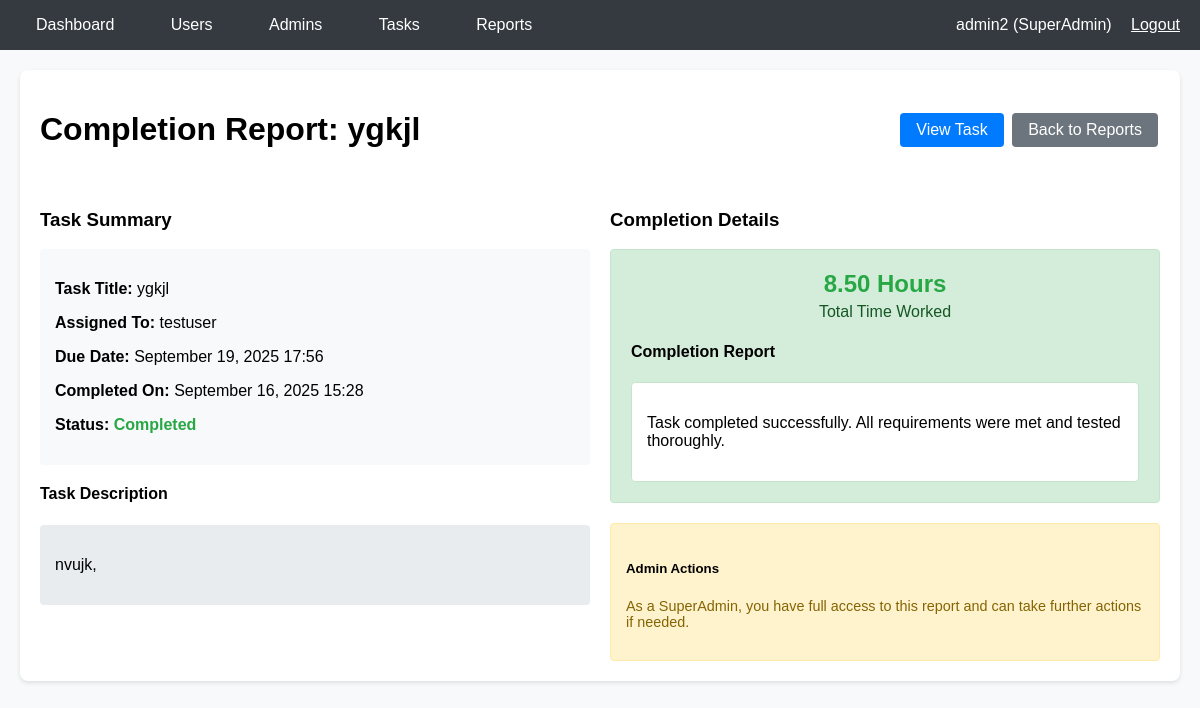
/panel/reports/2/ (signed in), run on the app's committed database.
### users/models.py (models this page shows, shortened)
class Users(AbstractUser):
    ROLE_CHOICES = [
        ('user', 'User'),
        ('admin', 'Admin'),
    ]
    email = models.EmailField(unique=True)
    role = models.CharField(max_length=20, choices=ROLE_CHOICES, default='user')
    admin = models.ForeignKey('self', on_delete=models.SET_NULL, null=True, blank=True, related_name='managed_users')

### tasks/models.py (models this page shows, shortened)
class Task(models.Model):
    STATUS_CHOICES = [
        ('pending', 'Pending'),
        ('in_progress', 'In Progress'),
        ('completed', 'Completed'),
    ]
    title = models.CharField(max_length=255)
    description = models.TextField()
    assigned_to = models.ForeignKey(settings.AUTH_USER_MODEL, on_delete=models.CASCADE, related_name='assigned_tasks')
    due_date = models.DateTimeField(null=True, blank=True)
    status = models.CharField(max_length=20, choices=STATUS_CHOICES, default='pending')
    completion_report = models.TextField(blank=True, null=True)
    created_at = models.DateTimeField(auto_now_add=True)
    updated_at = models.DateTimeField(auto_now=True)
    worked_hours = models.DecimalField(max_digits=5, decimal_places=2, default=0)

### tasks/admin_views.py (the view)
# urls.py: path('reports/<int:task_id>/', admin_views.report_detail, name='report_detail'),
@login_required
def report_detail(request, task_id):
    if not (request.user.is_superuser or getattr(request.user, 'role', None) == 'admin'):
        return redirect('login')
    task = get_object_or_404(Task, id=task_id, status='completed')
    return render(request, 'admin/report_detail.html', {'task': task})

### task_manager/templates/admin/report_detail.html
{% extends 'base.html' %}
{% block content %}
<div class="card">
    <div style="display: flex; justify-content: space-between; align-items: center;">
        <h1>Completion Report: {{ task.title }}</h1>
        <div>
            <a href="{% url 'task_detail' task.id %}" class="btn">View Task</a>
            <a href="{% url 'reports_list' %}" class="btn btn-secondary">Back to Reports</a>
        </div>
    </div>
    <div style="display: grid; grid-template-columns: 1fr 1fr; gap: 20px; margin-top: 20px;">
        <div>
            <h3>Task Summary</h3>
            <div style="background: #f8f9fa; padding: 15px; border-radius: 4px;">
                <p><strong>Task Title:</strong> {{ task.title }}</p>
                <p><strong>Assigned To:</strong> {{ task.assigned_to.username }}</p>
                <p><strong>Due Date:</strong>
                    {% if task.due_date %}
                        {{ task.due_date|date:"F d, Y H:i" }}
                    {% else %}
                        No due date
                    {% endif %}
                </p>
                <p><strong>Completed On:</strong> {{ task.updated_at|date:"F d, Y H:i" }}</p>
                <p><strong>Status:</strong> <span style="color: #28a745; font-weight: bold;">{{ task.get_status_display }}</span></p>
            </div>
            <h4 style="margin-top: 20px;">Task Description</h4>
            <div style="background: #e9ecef; padding: 15px; border-radius: 4px;">
                {{ task.description|linebreaks }}
            </div>
        </div>
        <div>
            <h3>Completion Details</h3>
            <div style="background: #d4edda; padding: 20px; border-radius: 4px; border: 1px solid #c3e6cb;">
                <div style="text-align: center; margin-bottom: 20px;">
                    <h2 style="color: #28a745; margin: 0;">{{ task.worked_hours }} Hours</h2>
                    <p style="color: #155724; margin: 5px 0;">Total Time Worked</p>
                </div>
                <h4>Completion Report</h4>
                <div style="background: white; padding: 15px; border-radius: 4px; border: 1px solid #c3e6cb;">
                    {% if task.completion_report %}
                        {{ task.completion_report|linebreaks }}
                    {% else %}
                        <em style="color: #6c757d;">No completion report provided.</em>
                    {% endif %}
                </div>
            </div>
            {% if user.is_superuser %}
            <div style="margin-top: 20px; padding: 15px; background: #fff3cd; border-radius: 4px; border: 1px solid #ffeaa7;">
                <h5>Admin Actions</h5>
                <p style="font-size: 0.9em; color: #856404;">As a SuperAdmin, you have full access to this report and can take further actions if needed.</p>
            </div>
            {% endif %}
        </div>
    </div>
</div>
{% endblock %}

### task_manager/templates/base.html (shortened to what this page needs)
<!DOCTYPE html>
<html>
<head>
</head>
<body>
    <div class="header">
        <div class="container">
            <div class="nav">
                <div class="nav-links">
                    <a href="{% url 'dashboard' %}">Dashboard</a>
                    {% if user.is_superuser %}
                        <a href="{% url 'users_list' %}">Users</a>
                        <a href="{% url 'admins_list' %}">Admins</a>
                    {% endif %}
                    {% if user.is_superuser or user.role == 'admin' %}
                        <a href="{% url 'tasks_list' %}">Tasks</a>
                        <a href="{% url 'reports_list' %}">Reports</a>
                    {% endif %}
                </div>
                <div>
                    <span>{{ user.username }} ({% if user.is_superuser %}SuperAdmin{% else %}{{ user.get_role_display }}{% endif %})</span>
                    <a href="{% url 'logout' %}" style="color: white; margin-left: 15px;">Logout</a>
                </div>
            </div>
        </div>
    </div>
    <div class="container">
        <div class="content">
            {% block content %}{% endblock %}
        </div>
    </div>
</body>
</html>

### task_manager/templates/base.html (style rules this page uses)
body { font-family: Arial, sans-serif; margin: 0; padding: 0; background: #f8f9fa; }
.header { background: #343a40; color: white; padding: 1rem 0; }
.container { max-width: 1200px; margin: 0 auto; padding: 0 20px; }
.nav { display: flex; justify-content: space-between; align-items: center; }
.nav-links a { color: white; text-decoration: none; margin-right: 20px; padding: 8px 16px; border-radius: 4px; }
.content { padding: 20px 0; }
.card { background: white; padding: 20px; border-radius: 8px; box-shadow: 0 2px 4px rgba(0,0,0,0.1); margin-bottom: 20px; }
.btn { padding: 8px 16px; background: #007bff; color: white; text-decoration: none; border-radius: 4px; display: inline-block; margin: 2px; border: none; cursor: pointer; }
.btn-secondary { background: #6c757d; }

### data on the page
Users: username "admin2"
Task: title "ygkjl", assigned_to.username "testuser", due_date "September 19, 2025 17:56", updated_at "September 16, 2025 15:28", status "Completed", description "nvujk,", worked_hours "8.50", completion_report "Task completed successfully. All requirements were met and tested thoroughly."
